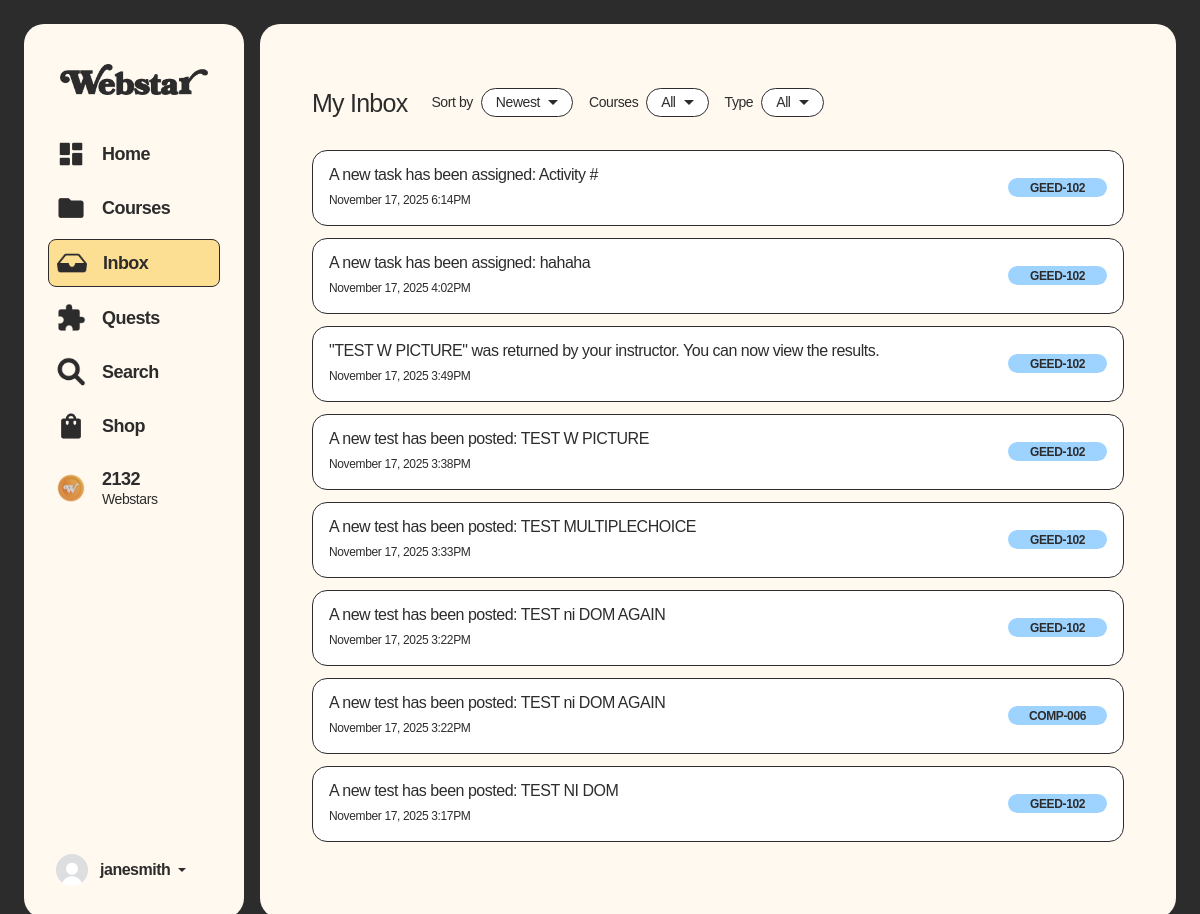
The app's page /inbox.php (signed in), older data.
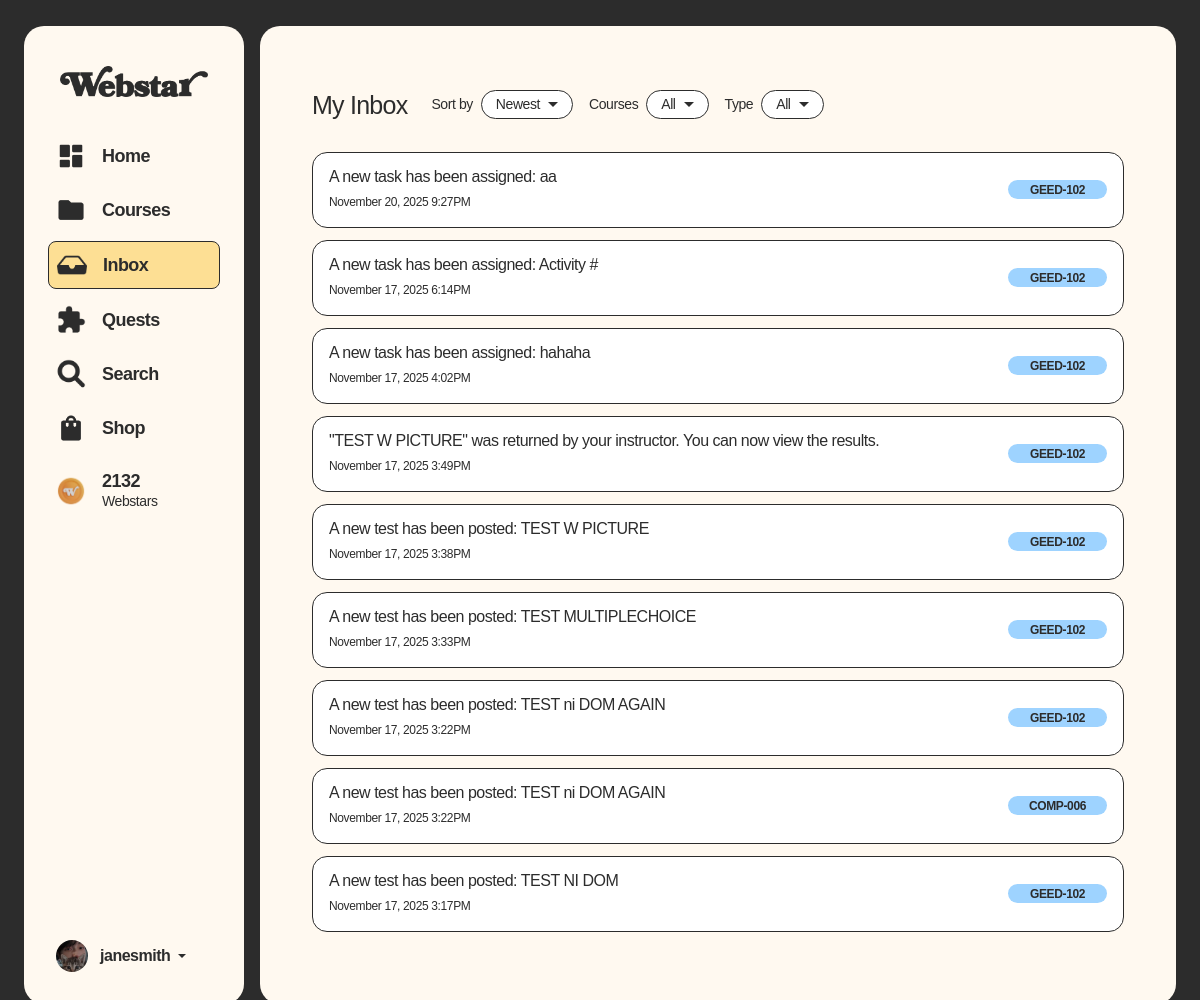
The same page, newer data.
### tables this page shows
CREATE TABLE `users` (
  `userID` int(11) NOT NULL,
  `password` varchar(50) NOT NULL,
  `email` varchar(50) NOT NULL,
  `role` varchar(12) NOT NULL DEFAULT 'student',
  `userName` varchar(50) NOT NULL,
  `status` varchar(15) DEFAULT 'Active'
);

CREATE TABLE `userinfo` (
  `userInfoID` int(11) NOT NULL,
  `userID` int(11) NOT NULL,
  `profilePicture` varchar(100) NOT NULL DEFAULT 'defaultProfile.png',
  `firstName` varchar(50) NOT NULL,
  `middleName` varchar(50) NOT NULL,
  `lastName` varchar(50) NOT NULL,
  `studentID` varchar(50) DEFAULT NULL,
  `programID` varchar(50) NOT NULL,
  `gender` varchar(50) NOT NULL,
  `yearLevel` varchar(20) NOT NULL,
  `yearSection` int(11) NOT NULL,
  `schoolEmail` varchar(50) DEFAULT NULL,
  `facebookLink` text DEFAULT NULL,
  `linkedInLink` text DEFAULT NULL,
  `githubLink` text DEFAULT NULL,
  `createdAt` datetime NOT NULL,
  `isNewUser` int(1) NOT NULL DEFAULT 1
);

CREATE TABLE `inbox` (
  `inboxID` int(11) NOT NULL,
  `enrollmentID` int(11) NOT NULL,
  `messageText` text NOT NULL,
  `notifType` varchar(50) NOT NULL,
  `createdAt` datetime DEFAULT current_timestamp(),
  `isRead` tinyint(1) DEFAULT 0
);

CREATE TABLE `courses` (
  `courseID` int(11) NOT NULL,
  `userID` int(11) NOT NULL,
  `courseCode` varchar(50) NOT NULL,
  `courseTitle` varchar(255) NOT NULL,
  `courseImage` varchar(255) NOT NULL DEFAULT 'default.png',
  `isActive` int(3) NOT NULL DEFAULT 1,
  `code` varchar(20) NOT NULL,
  `section` varchar(20) NOT NULL
);

CREATE TABLE `profile` (
  `profileID` int(11) NOT NULL,
  `userID` int(11) NOT NULL,
  `bio` varchar(255) NOT NULL DEFAULT 'Welcome to my Webstar profile!',
  `webstars` int(11) DEFAULT 0,
  `emblemID` int(11) NOT NULL DEFAULT 1,
  `coverImageID` int(11) NOT NULL DEFAULT 1,
  `colorThemeID` int(11) NOT NULL DEFAULT 1,
  `starCard` int(11) NOT NULL
);

### shared/assets/database/connect.php (called while the page is built, shortened)
<?php
function executeQuery($query)
{
	$conn = $GLOBALS['conn'];
	return mysqli_query($conn, $query);
}
?>

### inbox.php (the view, shortened to what the changed rows need)
<?php $activePage = 'inbox';
include('shared/assets/database/connect.php');
include("shared/assets/processes/session-process.php");
$selectInboxQuery = "SELECT DISTINCT
inbox.inboxID,
inbox.createdAt AS inboxCreatedAt,
inbox.messageText,
inbox.notifType,
courses.courseCode,
courses.courseID,
userinfo.profilePicture AS profPFP,
(SELECT assignments.assignmentID
 FROM assessments
 INNER JOIN assignments ON assessments.assessmentID = assignments.assessmentID
 WHERE assessments.courseID = courses.courseID
 AND (inbox.messageText LIKE CONCAT('%', assessments.assessmentTitle, '%')
      OR inbox.messageText LIKE CONCAT('%\"', assessments.assessmentTitle, '\"%'))
 LIMIT 1) AS assignmentID,
(SELECT tests.testID
 FROM assessments
 INNER JOIN tests ON assessments.assessmentID = tests.assessmentID
 WHERE assessments.courseID = courses.courseID
 AND (inbox.messageText LIKE CONCAT('%', assessments.assessmentTitle, '%')
      OR inbox.messageText LIKE CONCAT('%\"', assessments.assessmentTitle, '\"%'))
 LIMIT 1) AS testID,
(SELECT lessons.lessonID
 FROM lessons
 WHERE lessons.courseID = courses.courseID
 AND inbox.messageText LIKE CONCAT('%', lessons.lessonTitle, '%')
 LIMIT 1) AS lessonID
FROM inbox
INNER JOIN enrollments
    ON inbox.enrollmentID = enrollments.enrollmentID
INNER JOIN courses
    ON enrollments.courseID = courses.courseID
INNER JOIN userinfo
    ON courses.userID = userinfo.userID
WHERE enrollments.userID = '$userID'
ORDER BY inbox.inboxID DESC
";
$selectInboxResult = executeQuery($selectInboxQuery);
$inboxCount = mysqli_num_rows($selectInboxResult);
?>
<!doctype html>
<html lang="en">
<head>
    <link href="https://cdn.jsdelivr.net/npm/bootstrap@5.3.6/dist/css/bootstrap.min.css" rel="stylesheet" />
    <link rel="stylesheet" href="https://cdn.jsdelivr.net/npm/bootstrap-icons@1.13.1/font/bootstrap-icons.min.css">
    <link rel="stylesheet" href="shared/assets/css/global-styles.css" />
    <link rel="stylesheet" href="shared/assets/css/sidebar-and-container-styles.css" />
    <link rel="stylesheet" href="shared/assets/css/inbox.css" />
    <link rel="stylesheet" href="shared/assets/css/sidebar-and-container-styles.css" />
    <link href="https://cdnjs.cloudflare.com/ajax/libs/font-awesome/6.5.0/css/all.min.css" rel="stylesheet" />
</head>
<body>
    <div class="container-fluid min-vh-100 d-flex justify-content-center align-items-center p-0 p-md-3"
        style="background-color: var(--black);">
        <div class="row w-100">
            <?php include 'shared/components/sidebar-for-desktop.php'; ?>
            <div class="col main-container m-0 p-0 mx-0 mx-md-2 p-md-4 ">
                <div class="card border-0 px-3 pt-3 m-0 h-100 w-100 rounded-0 shadow-none"
                    style="background-color: transparent;">
                    <div class="container-fluid py-3 row-padding-top h-100  overflow-y-auto">
                        <div class="row">
                            <div class="col-12">
                                <div class="row align-items-center mb-3 text-center text-md-start">
                                    <div class="col-12 col-md-auto text-center text-md-start position-relative">
                                        <h1 class="text-sbold text-25 my-2" style="color: var(--black);">My Inbox
                                        </h1>
                                    </div>
                                    <div class="message-container mt-3 pb-4 " <?php echo ($inboxCount == 0) ? 'style="min-height: 60vh; display: flex; align-items: center; justify-content: center; flex-direction: column;"' : 'style="min-height: auto;"'; ?>>
                                        <?php
                                        if ($inboxCount > 0) {
                                            $cardIndex = 0;
                                            $initialLimit = 20;
                                            while ($inbox = mysqli_fetch_assoc($selectInboxResult)) {
                                                $cardIndex++;
                                                $shouldShow = $cardIndex <= $initialLimit;
                                                $cardClass = $shouldShow ? 'inbox-card' : 'inbox-card d-none';
                                                $timestamp = strtotime($inbox['inboxCreatedAt']);
                                                $displayDate = $timestamp ? date('F j, Y g:iA', $timestamp) : '';
                                                $courseCode = $inbox['courseCode'] ?? '';
                                                $courseID = $inbox['courseID'] ?? '';
                                                $notificationType = trim($inbox['notifType']);
                                                $messageText = trim($inbox['messageText']);
                                                $assignmentID = $inbox['assignmentID'] ?? null;
                                                $testID = $inbox['testID'] ?? null;
                                                $lessonID = $inbox['lessonID'] ?? null;
                                                $badgeData = null;
                                                $dataAction = '';
                                                if (strpos($messageText, "A new test has been posted") !== false && $testID) {
                                                    $dataAction = "exam-info.php?testID=" . $testID;
                                                } elseif (strpos($messageText, "A new task has been assigned") !== false && $assignmentID) {
                                                    $dataAction = "assignment.php?assignmentID=" . $assignmentID;
                                                } elseif (strpos($messageText, "A new lesson has been added") !== false && $lessonID) {
                                                    $dataAction = "lessons-info.php?lessonID=" . $lessonID;
                                                } elseif (strpos($messageText, "A new announcement has been posted") !== false && $courseID) {
                                                    $dataAction = "course-info.php?courseID=" . $courseID . "&activeTab=announcements";
                                                } elseif ($notificationType == "Submissions Update") {
                                                    if (strpos($messageText, "has been graded") !== false && $assignmentID) {
                                                        $dataAction = "assignment.php?assignmentID=" . $assignmentID;
                                                    } elseif (strpos($messageText, "was returned by your instructor") !== false && $testID) {
                                                        $dataAction = "exam-info.php?testID=" . $testID;
                                                    } elseif ($assignmentID) {
                                                        $dataAction = "assignment.php?assignmentID=" . $assignmentID;
                                                    } elseif ($testID) {
                                                        $dataAction = "exam-info.php?testID=" . $testID;
                                                    } elseif ($courseID) {
                                                        $dataAction = "course-info.php?courseID=" . $courseID;
                                                    }
                                                } elseif ($courseID) {
                                                    $dataAction = "course-info.php?courseID=" . $courseID;
                                                }
                                                ?>
                                                <div class="card mb-1 w-100 mt-2 <?php echo $cardClass; ?>"
                                                    data-timestamp="<?php echo $timestamp ?: 0; ?>"
                                                    data-course="<?php echo $courseCode; ?>"
                                                    data-type="<?php echo $notificationType; ?>"
                                                    data-action="<?php echo $dataAction; ?>"
                                                    data-card-index="<?php echo $cardIndex; ?>"
                                                    data-badge-name="<?php echo $badgeData['badgeName'] ?? ''; ?>"
                                                    data-badge-icon="<?php echo $badgeData['badgeIcon'] ?? ''; ?>"
                                                    data-badge-xp="<?php echo $badgeData['badgeXP'] ?? ''; ?>"
                                                    data-badge-webstars="<?php echo $badgeData['badgeWebstars'] ?? ''; ?>"
                                                    data-badge-description="<?php echo $badgeData['badgeDescription'] ?? ''; ?>"
                                                    style="max-width: 1101px; border: 1px solid var(--black); border-radius: 15px; background-color: var(--pureWhite); opacity: 1; cursor:pointer;">
                                                    <div class="card-body py-2 px-4 px-md-3">
                                                        <div class="row align-items-center">
                                                            <div class="col d-flex flex-column text-start mt-2 mb-2">
                                                                <p class="mb-2 text-sbold text-17 message-text"
                                                                    style="color: var(--black); line-height: 100%;">
                                                                    <?php echo $messageText; ?>
                                                                </p>
                                                                <small class="text-reg text-12" style="color: var(--black);">
                                                                    <?php echo $displayDate; ?>
                                                                </small>
                                                            </div>
                                                            <div class="col-auto d-none d-lg-flex align-items-center">
                                                                <span class="text-reg text-12 badge rounded-pill course-badge"
                                                                    style="width: 99px; height: 19px; padding: 4px 10px;">
                                                                    <?php echo $courseCode; ?>
                                                                </span>
                                                            </div>
                                                        </div>
                                                    </div>
                                                </div>
                                                <?php
                                            }
                                            ?>
                                        <?php } ?>
                                    </div>
                                </div>
                            </div>
                        </div>
                    </div>
                </div>
            </div>
        </div>
</body>
</html>

### shared/components/sidebar-for-desktop.php (shortened to what the changed rows need)
<?php
include_once 'shared/assets/database/connect.php';
$userID = $_SESSION['userID'];
$usernameAndProfilePictureQuery = "
SELECT
    u.userName,
    ui.profilePicture,
    p.webstars
FROM users u
JOIN userinfo ui ON u.userID = ui.userID
JOIN profile p ON u.userID = p.userID
WHERE u.userID = $userID
";
$usernameAndProfilePictureResult = executeQuery($usernameAndProfilePictureQuery);
$userInformation = mysqli_fetch_assoc($usernameAndProfilePictureResult);
?>
<div class="col-auto d-none d-md-block">
    <div class="col-auto d-none d-md-block">
        <div class="row">
            <div class="card border-0 sidebar mx-2 p-2 overflow-y-auto" style="width: 220px;">
                <ul class="nav flex-column">
                    <div class="mt-1 end-0 mt-2 mx-3 mb-2 p-2 d-flex align-items-center">
                        <div class="d-flex flex-column align-items-start ps-2" style="line-height: 1.2;">
                            <a href="transactions.php" class="text-med text-18" style="text-decoration: none;">
                                <strong><?php echo $userInformation['webstars'] ?></strong>
                            </a>
                        </div>
                    </div>
                </ul>
                <div class="dropdown mt-auto p-4">
                    <a href="#" class="d-flex align-items-center text-decoration-none dropdown-toggle text-dark"
                        data-bs-toggle="dropdown" aria-expanded="false">
                        <img src="shared/assets/pfp-uploads/<?php echo $userInformation['profilePicture'] ?>" alt=""
                            width="32" height="32" class="rounded-circle me-2"
                            style="object-fit: cover; width: 32px; height: 32px; overflow: hidden;">
                        <strong class="text-dark text-med text-16 px-1 text-truncate" style="max-width:100px"
                            title=" <?php echo $userInformation['userName'] ?>">
                            <?php echo $userInformation['userName'] ?>
                        </strong>
                    </a>
                </div>
            </div>
        </div>
    </div>
</div>

Row changes from the older to the newer data that the page shows:
changed through a linked row, users "janesmith": userinfo.profilePicture: picture added in place of a placeholder
added inbox: messageText "A new task has been assigned: aa", createdAt "November 20, 2025 9:27PM", courses.courseCode "GEED-102"
